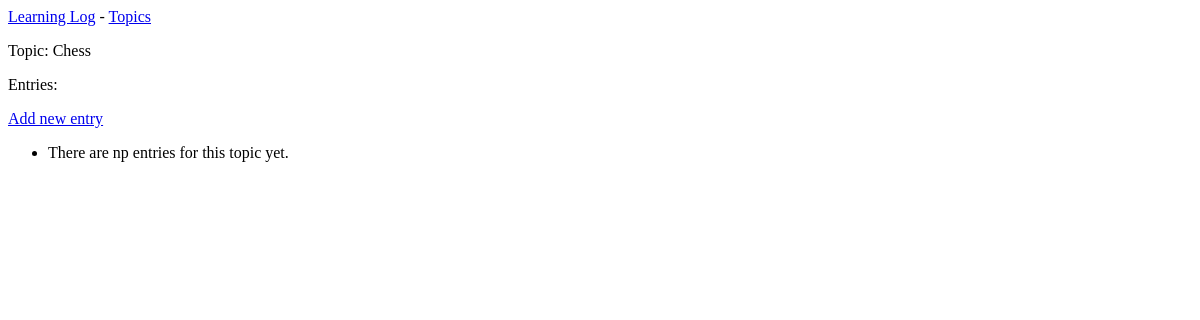
The page /topics/1/ on the database as committed earlier.
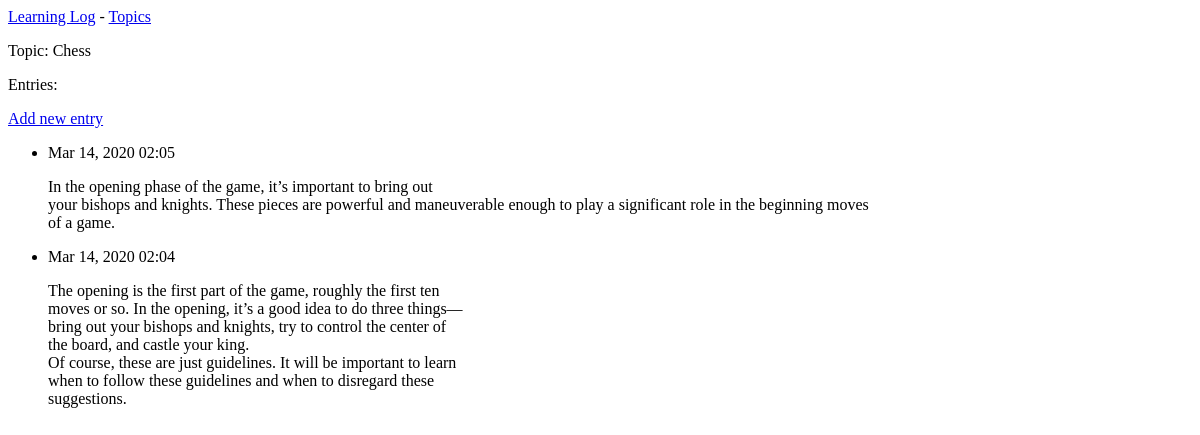
The same page on the database as committed later.
### learning_logs/models.py (models this page shows, shortened)
class Topic(models.Model):
    text = models.CharField(max_length=200)
    date_added = models.DateTimeField(auto_now_add=True)
    def __str__(self):
        return self.text

class Entry(models.Model):
    topic = models.ForeignKey(Topic, on_delete=models.CASCADE)
    text = models.TextField()
    date_added = models.DateTimeField(auto_now_add=True)
    class Meta:
        verbose_name_plural = "entries"

### learning_logs/views.py (the view)
# urls.py: path("topics/<int:topic_id>/", views.topic, name="topic"),
def topic(request, topic_id):
    topic = Topic.objects.get(id=topic_id)
    entries = topic.entry_set.order_by("-date_added")
    context = {"topic": topic, "entries": entries}
    return render(request, "learning_logs/topic.html", context)

### learning_logs/templates/learning_logs/topic.html
{% extends 'learning_logs/base.html' %}
{% block content %}
<p>Topic: {{topic}} </p>
<p>Entries:</p>
<p>
    <a href="{% url 'learning_logs:new_entry' topic.id %}">Add new entry</a>
</p>
<ul>
    {% for entry in entries %}
    <li>
        <p>{{ entry.date_added|date:'M d, Y H:i' }}</p>
        <p>{{ entry.text|linebreaks }}</p>
    </li>
    {% empty %}
    <li>There are np entries for this topic yet.</li>
    {% endfor %}
</ul>
{% endblock content %}

### learning_logs/templates/learning_logs/base.html
<p>
    <a href="{% url 'learning_logs:index' %}">Learning Log</a> -
    <a href="{% url 'learning_logs:topics' %}">Topics</a>
</p>
{% block content %}{% endblock content %}

Rows that differ between the two databases and show on the page:
added Entry: date_added "Mar 14, 2020 02:05", text "In the opening phase of the game, it’s important to bring out your bishops and knights. These pieces are powerful and maneuverable enough to play a significant role in the beginning moves of a game."
added Entry: date_added "Mar 14, 2020 02:04", text "The opening is the first part of the game, roughly the first ten moves or so. In the opening, it’s a good idea to do three things— bring out your bishops and knights, try to control the center of the board, and castle your king. Of course, these are just guidelines. It will be important to learn when to follow these guidelines and when to disregard these suggestions."
Other text that changed with them:
text no longer shown: "There are np entries for this topic yet."
